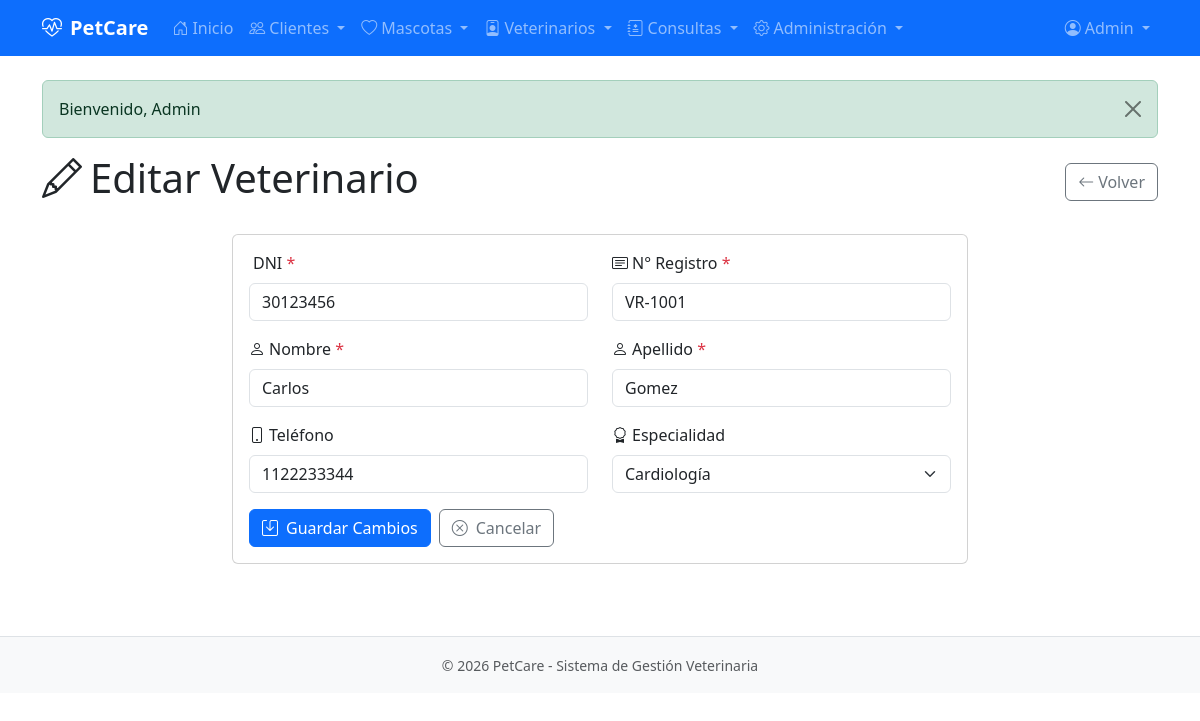
Page /pages/veterinario/editar.php?id=1 (signed in) on the committed database.
### tables this page shows
CREATE TABLE usuarios (
    id_usuario INT AUTO_INCREMENT PRIMARY KEY,
    nombre VARCHAR(50) NOT NULL,
    apellido VARCHAR(50) NOT NULL,
    email VARCHAR(100) NOT NULL UNIQUE,
    password VARCHAR(255) NOT NULL,
    telefono VARCHAR(20),
    id_rol INT NOT NULL DEFAULT 3,
    activo TINYINT(1) NOT NULL DEFAULT 1,
    fecha_registro TIMESTAMP DEFAULT CURRENT_TIMESTAMP,
    CONSTRAINT fk_usuarios_roles FOREIGN KEY (id_rol) REFERENCES roles(id_rol)
);

CREATE TABLE veterinarios (
    id_veterinario INT AUTO_INCREMENT PRIMARY KEY,
    dni VARCHAR(15) NOT NULL UNIQUE,
    nombre VARCHAR(50) NOT NULL,
    apellido VARCHAR(50) NOT NULL,
    numero_registro VARCHAR(20) NOT NULL UNIQUE,
    telefono VARCHAR(20),
    especialidad VARCHAR(50)
);

### includes/auth.php (called while the page is built, shortened)
<?php
function isLoggedIn() {
    return isset($_SESSION['user_id']);
}
function getCurrentUser() {
    $db = getDB();
    $stmt = $db->prepare("SELECT u.*, r.nombre as rol_nombre FROM usuarios u LEFT JOIN roles r ON u.id_rol = r.id_rol WHERE u.id_usuario = ?");
    $stmt->execute([$_SESSION['user_id']]);
    return $stmt->fetch();
}

### includes/functions.php (called while the page is built, shortened)
<?php
function getVeterinarioById($id) {
    $db = getDB();
    $stmt = $db->prepare("SELECT * FROM veterinarios WHERE id_veterinario = ?");
    $stmt->execute([$id]);
    return $stmt->fetch();
}

### pages/veterinario/editar.php (the view, shortened to what this page needs)
<?php
require_once dirname(__DIR__, 2) . '/includes/auth.php';
require_once dirname(__DIR__, 2) . '/includes/functions.php';
$pageTitle = 'Editar Veterinario';
$id = $_GET['id'] ?? 0;
$vet = getVeterinarioById($id);
require_once dirname(__DIR__, 2) . '/includes/header.php';
?>
<div class="d-flex justify-content-between align-items-center mb-4">
    <h1><i class="bi bi-pencil me-2"></i><?php echo $pageTitle; ?></h1>
    <a href="<?php echo APP_URL; ?>/pages/veterinario/listar.php" class="btn btn-outline-secondary">
        <i class="bi bi-arrow-left me-1"></i>Volver
    </a>
</div>
<div class="row justify-content-center">
    <div class="col-md-8">
        <div class="card">
            <div class="card-body">
                <form method="POST" novalidate>
                    <div class="row">
                        <div class="col-md-6 mb-3">
                            <label for="dni" class="form-label"><i class="bi bi-badge me-1"></i>DNI <span class="text-danger">*</span></label>
                            <input type="text" class="form-control" id="dni" name="dni" required maxlength="15" value="<?php echo htmlspecialchars($vet['dni']); ?>">
                        </div>
                        <div class="col-md-6 mb-3">
                            <label for="numero_registro" class="form-label"><i class="bi bi-card-text me-1"></i>N° Registro <span class="text-danger">*</span></label>
                            <input type="text" class="form-control" id="numero_registro" name="numero_registro" required maxlength="20" value="<?php echo htmlspecialchars($vet['numero_registro']); ?>">
                        </div>
                    </div>
                    <div class="row">
                        <div class="col-md-6 mb-3">
                            <label for="nombre" class="form-label"><i class="bi bi-person me-1"></i>Nombre <span class="text-danger">*</span></label>
                            <input type="text" class="form-control" id="nombre" name="nombre" required maxlength="50" value="<?php echo htmlspecialchars($vet['nombre']); ?>">
                        </div>
                        <div class="col-md-6 mb-3">
                            <label for="apellido" class="form-label"><i class="bi bi-person me-1"></i>Apellido <span class="text-danger">*</span></label>
                            <input type="text" class="form-control" id="apellido" name="apellido" required maxlength="50" value="<?php echo htmlspecialchars($vet['apellido']); ?>">
                        </div>
                    </div>
                    <div class="row">
                        <div class="col-md-6 mb-3">
                            <label for="telefono" class="form-label"><i class="bi bi-phone me-1"></i>Teléfono</label>
                            <input type="tel" class="form-control" id="telefono" name="telefono" maxlength="20" value="<?php echo htmlspecialchars($vet['telefono'] ?? ''); ?>">
                        </div>
                        <div class="col-md-6 mb-3">
                            <label for="especialidad" class="form-label"><i class="bi bi-award me-1"></i>Especialidad</label>
                            <select class="form-select" id="especialidad" name="especialidad">
                                <option value="Cardiología" <?php echo ($vet['especialidad'] ?? '') === 'Cardiología' ? 'selected' : ''; ?>>Cardiología</option>
                            </select>
                        </div>
                    </div>
                    <div class="d-flex gap-2">
                        <button type="submit" class="btn btn-primary">
                            <i class="bi bi-save me-2"></i>Guardar Cambios
                        </button>
                        <a href="<?php echo APP_URL; ?>/pages/veterinario/listar.php" class="btn btn-outline-secondary">
                            <i class="bi bi-x-circle me-2"></i>Cancelar
                        </a>
                    </div>
                </form>
            </div>
        </div>
    </div>
</div>
<?php require_once dirname(__DIR__, 2) . '/includes/footer.php'; ?>

### includes/header.php (shortened to what this page needs)
<?php
require_once __DIR__ . '/auth.php';
$user = getCurrentUser();
$currentPage = basename($_SERVER['PHP_SELF']);
?>
<!DOCTYPE html>
<html lang="es">
<head>
    <link href="https://cdn.jsdelivr.net/npm/bootstrap@5.3.2/dist/css/bootstrap.min.css" rel="stylesheet">
    <link href="https://cdn.jsdelivr.net/npm/bootstrap-icons@1.11.1/font/bootstrap-icons.css" rel="stylesheet">
    <link href="<?php echo APP_URL; ?>/assets/css/style.css" rel="stylesheet">
</head>
<body>
    <?php if (isLoggedIn()): ?>
    <nav class="navbar navbar-expand-lg navbar-dark bg-primary">
        <div class="container">
            <a class="navbar-brand fw-bold" href="<?php echo APP_URL; ?>/index.php">
                <i class="bi bi-heart-pulse me-2"></i><?php echo APP_NAME; ?>
            </a>
            <div class="collapse navbar-collapse" id="navbarNav">
                <ul class="navbar-nav me-auto">
                    <li class="nav-item">
                        <a class="nav-link <?php echo $currentPage === 'index.php' ? 'active' : ''; ?>" href="<?php echo APP_URL; ?>/index.php">
                            <i class="bi bi-house-door me-1"></i>Inicio
                        </a>
                    </li>
                    <?php if (in_array($user['rol_nombre'], ['Admin', 'Usuario común'])): ?>
                    <li class="nav-item dropdown">
                        <a class="nav-link dropdown-toggle <?php echo strpos($currentPage, 'cliente') !== false ? 'active' : ''; ?>" href="#" role="button" data-bs-toggle="dropdown">
                            <i class="bi bi-people me-1"></i>Clientes
                        </a>
                    </li>
                    <li class="nav-item dropdown">
                        <a class="nav-link dropdown-toggle <?php echo strpos($currentPage, 'mascota') !== false ? 'active' : ''; ?>" href="#" role="button" data-bs-toggle="dropdown">
                            <i class="bi bi-heart me-1"></i>Mascotas
                        </a>
                    </li>
                    <?php endif; ?>
                    <?php if (in_array($user['rol_nombre'], ['Admin', 'Veterinario'])): ?>
                    <li class="nav-item dropdown">
                        <a class="nav-link dropdown-toggle <?php echo strpos($currentPage, 'veterinario') !== false ? 'active' : ''; ?>" href="#" role="button" data-bs-toggle="dropdown">
                            <i class="bi bi-person-badge me-1"></i>Veterinarios
                        </a>
                    </li>
                    <?php endif; ?>
                    <?php if (in_array($user['rol_nombre'], ['Admin', 'Veterinario', 'Usuario común'])): ?>
                    <li class="nav-item dropdown">
                        <a class="nav-link dropdown-toggle <?php echo strpos($currentPage, 'consulta') !== false ? 'active' : ''; ?>" href="#" role="button" data-bs-toggle="dropdown">
                            <i class="bi bi-journal-medical me-1"></i>Consultas
                        </a>
                    </li>
                    <?php endif; ?>
                    <?php if ($user['rol_nombre'] === 'Admin'): ?>
                    <li class="nav-item dropdown">
                        <a class="nav-link dropdown-toggle <?php echo strpos($currentPage, 'usuario') !== false ? 'active' : ''; ?>" href="#" role="button" data-bs-toggle="dropdown">
                            <i class="bi bi-gear me-1"></i>Administración
                        </a>
                    </li>
                    <?php endif; ?>
                </ul>
                <ul class="navbar-nav ms-auto">
                    <li class="nav-item dropdown">
                        <a class="nav-link dropdown-toggle" href="#" role="button" data-bs-toggle="dropdown">
                            <i class="bi bi-person-circle me-1"></i><?php echo htmlspecialchars($user['nombre']); ?>
                        </a>
                    </li>
                </ul>
            </div>
        </div>
    </nav>
    <?php endif; ?>
    <main class="container py-4">
        <?php if (isset($_SESSION['flash_message'])): ?>
            <div class="alert alert-<?php echo $_SESSION['flash_type'] ?? 'info'; ?> alert-dismissible fade show" role="alert">
                <?php
                    echo $_SESSION['flash_message'];
                ?>
                <button type="button" class="btn-close" data-bs-dismiss="alert"></button>
            </div>
        <?php endif; ?>

### rows in the picture
usuarios: nombre "Admin"
veterinarios: dni "30123456", numero_registro "VR-1001", nombre "Carlos", apellido "Gomez", telefono "1122233344", especialidad "Cardiología"

### other values in the picture
APP_NAME "PetCare"
$_SESSION['flash_message'] "Bienvenido, Admin"
$pageTitle "Editar Veterinario"
